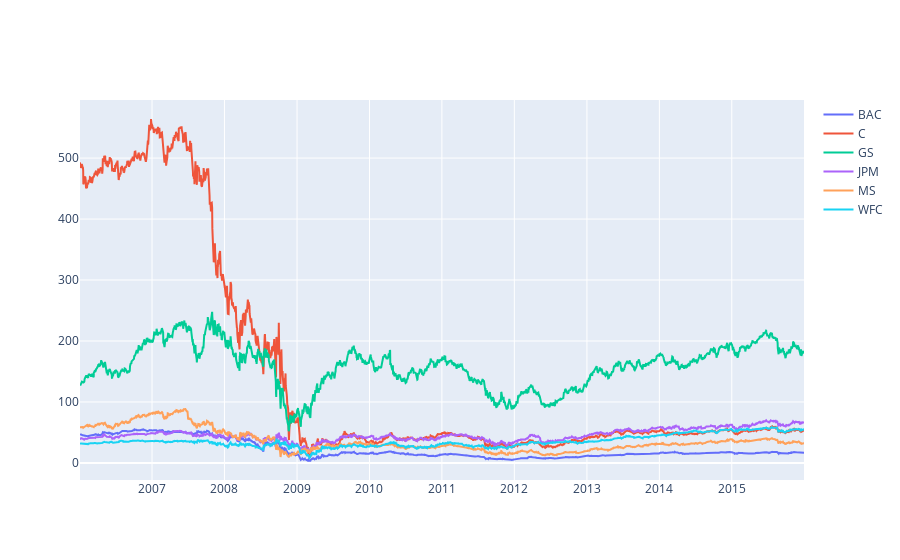

The notebook cell saved with this chart:
### Markdown cell above
** Create a line plot showing Close price for each bank for the entire index of time. (Hint: Try using a for loop, or use [.xs](http://pandas.pydata.org/pandas-docs/stable/generated/pandas.DataFrame.xs.html) to get a cross section of the data.)**

### Code cell
import plotly.graph_objs as go 
from plotly.offline import init_notebook_mode,iplot
init_notebook_mode(connected=True)

fig = go.Figure()

for bank in bc:
    fig.add_trace(go.Scatter(x=bc.reset_index()['Date'], y=bc.reset_index()[bank], name=bank))

fig.show()

### Figure 1 — Plotly figure (JSON) as saved in the notebook; plotly's stock layout.template omitted (floating-point values rounded to 4 significant figures; data arrays with more than 128 entries replaced by an {"elided": "..."} marker saying what was removed)
{"data": [{"name": "BAC", "type": "scatter", "x": {"elided": "2517 str values"}, "y": {"elided": "2517 float values"}}, {"name": "C", "type": "scatter", "x": {"elided": "2517 str values"}, "y": {"elided": "2517 float values"}}, {"name": "GS", "type": "scatter", "x": {"elided": "2517 str values"}, "y": {"elided": "2517 float values"}}, {"name": "JPM", "type": "scatter", "x": {"elided": "2517 str values"}, "y": {"elided": "2517 float values"}}, {"name": "MS", "type": "scatter", "x": {"elided": "2517 str values"}, "y": {"elided": "2517 float values"}}, {"name": "WFC", "type": "scatter", "x": {"elided": "2517 str values"}, "y": {"elided": "2517 float values"}}], "layout": {}}
